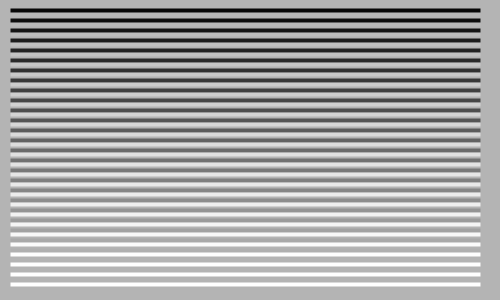
Frame 1 (no input)
Frame 60 (the mouse pressed at the canvas centre just before this capture): identical to frame 1, image omitted
Frame 120 (the mouse held since frame 60 and released just before this capture): identical to frame 1, image omitted

The Processing sketch that drew this single still picture (run headless with seeded random() and noise(); from frame 60 on, the mouse is pressed at the canvas centre):

// Processing sketch: sketch_058
// ── sketch_058.pde
int diam = 10;
float centX, centY;

void setup() {
    size(500, 300);
    background(180);
    strokeWeight(4);
    strokeCap(SQUARE);
    
    for(int h = 10; h <= (height - 15); h += 10){
        //if(h > 255) break;
        stroke(0, 255 - h);
        line(10, h, width - 20, h);
        stroke(255, h);
        line(10, h + 4, width - 20, h + 4);
    }
}

void draw() {
}

void fadeToWhite() {
    noStroke();
    fill(99, 30);
    rectMode(CORNER);
    rect(0, 0, width, height);
}

color randomRGBColor() {
    color c = color(random(256), random(256), random(256));
    return c;
}

void keyTyped() {
    if (key == 's' || key == 'S') {
        save("screen.png");
    }
}
